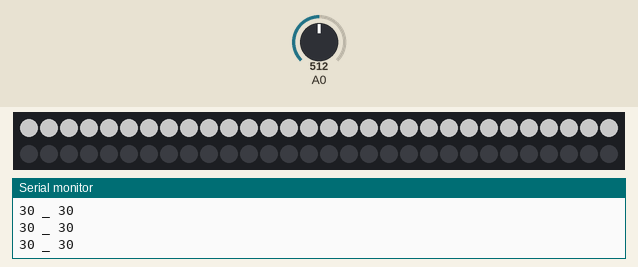
Simulated run of this sketch. Board: Arduino Uno, built with avr-gcc and run on an emulated ATmega328P. Parts: 60 RGB LEDs in strip order, left to right, continuing on the next row, the last lines printed to the serial monitor. The test bench sets the inputs (shaded band); at power-on: A0 = 512. Dim RGB values are drawn brighter than linear.

Above: at 1.3 s.
1.4 s: A0 set to 1023
At 2.3 s:
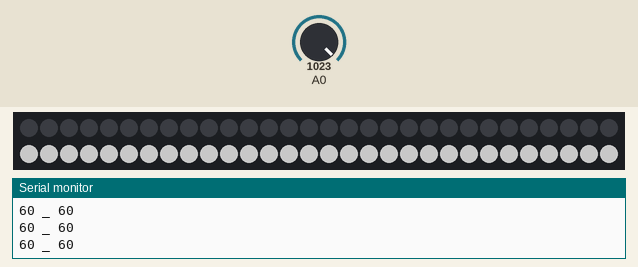
3.3 s: A0 set to 1006
At 3.9 s:
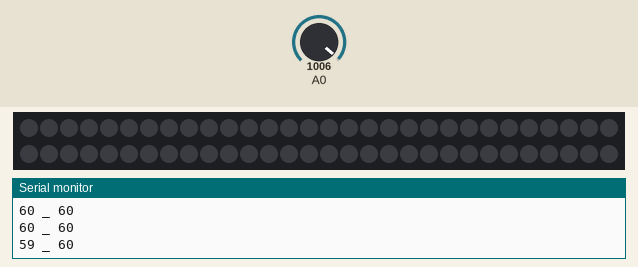
Timing chart, 0 to 6.3 s (numbered marks = the images above; inputs shaded):
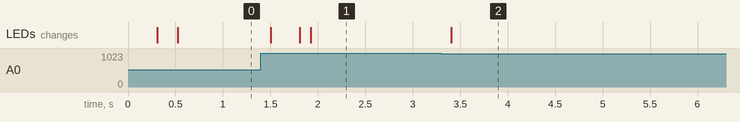

The sketch:

vumeter.ino
```cpp
#include <Adafruit_NeoPixel.h>
#define PIN 6

Adafruit_NeoPixel strip = Adafruit_NeoPixel(60, PIN, NEO_GRB + NEO_KHZ800);

int lastvalue = 0;
int value = 0;
int globalbrightness = 10;

void setup() {
  Serial.begin(115200);
  strip.begin();
  strip.show();
}

void loop() {
  clearall();
  value = analogRead(0);
  value = map(value, 0, 1023, 0, strip.numPixels());
  Serial.print(value);
  Serial.print(" _ ");
  Serial.println(lastvalue);
  if (lastvalue > value) {
    delay(100);
    for(int i = value; i < lastvalue; i--) {
      strip.setPixelColor(i, strip.Color(0, 0, 0));
      strip.show();
      delay(12);
    }
  } else if (lastvalue < value) {
    delay(100);
    for(int i = lastvalue; i < value; i++) {
      strip.setPixelColor(i, strip.Color(100, 100, 100));
      strip.show();
      delay(12);
    }
  } else {
     // nothing
  }
  lastvalue = value;
}

void clearall() {
  for (int i = 0; i < strip.numPixels(); i++) {
    strip.setPixelColor(i, strip.Color(0, 0, 0));
  }
}
```

Measured:
- the behaviour switches between 1023 and 1022 on A0 (found by bisection; images 1 and 2)
- after the input at 1.4 s, the LEDs: first change after 0.10 s (image 1 shows a later state)
- after the input at 3.3 s, the LEDs: change after 0.10 s (image 2)
